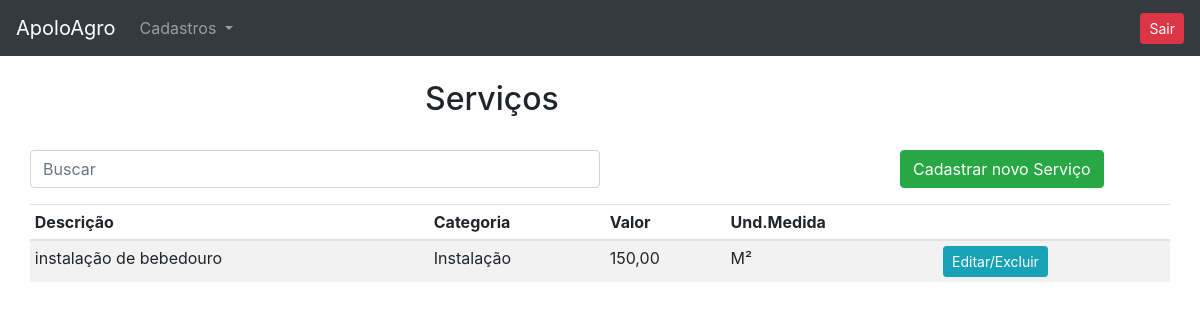
The app's page /servicos/ (signed in) with its own data.
### cadastros/models.py (models this page shows, shortened)
class Servicos(models.Model):
    descricao = models.CharField(max_length=50)
    valor = models.DecimalField(max_digits=10, decimal_places=2)
    observacao = models.TextField(blank=True, null=True)
    categoria = models.ForeignKey(Categorias, on_delete=models.DO_NOTHING)
    und = models.ForeignKey(UnidadeMedida, on_delete=models.DO_NOTHING)
    class Meta:
        verbose_name = 'Servico'

class Categorias(models.Model):
    descricao = models.CharField(max_length=50)
    produto = models.BooleanField(default=False)
    servico = models.BooleanField(default=False)
    class Meta:
        verbose_name = 'Categoria'
    def __str__(self):
        return self.descricao

class UnidadeMedida(models.Model):
    descricao = models.CharField(max_length=30)
    sigla = models.CharField(max_length=4)
    class Meta:
        verbose_name = 'UnidadeMedida'

### cadastros/views.py (the view)
# urls.py: path('servicos/', views.servicos, name='servicos'),
def servicos(request):
    if request.session.get('usuario'):
        servico = Servicos.objects.order_by('-id')
        return render(request, 'servicos.html', {'servicos': servico, 'usuario_logado': request.session.get('usuario')})
    else:
        return redirect('/login/?status=2')

### cadastros/templates/servicos.html (shortened to what this page needs)
{% extends 'base.html' %}
{% block 'conteudo' %}
<div class="container">
      <div class="row">
        <div class="col-md-4">
        </div>
        <div class="col-md">
            <br>
            <h2>Serviços</h2>
        </div>
      </div>
    <br>
        <div class="row">
            <div class="col-md-6">
                <form action="" method="GET">
                    <div class="form-group row">
                        <input class="form-control" type="search" id="search-input" placeholder="Buscar" name="termo">
                    </div>
                </form>
            </div>
            <div class="col-md"></div>
            <div class="col-md">
                <a href="{% url 'cria_servico' %}" type="button" class="btn btn-success">Cadastrar novo Serviço</a>
            </div>
        </div>
    <div class="row">
        <table class="table table-striped table-sm">
          <thead>
            <tr>
              <th scope="col">Descrição</th>
              <th scope="col">Categoria</th>
              <th scope="col">Valor</th>
              <th scope="col">Und.Medida</th>
              <th scope="col">  </th>
            </tr>
          </thead>
          <tbody>
            {% for serv in servicos %}
                <tr>
                  <td>{{ serv.descricao }}</td>
                  <td>{{ serv.categoria}}</td>
                  <td>{{ serv.valor }}</td>
                  <td>{{ serv.und.sigla }}</td>
                  <td><a href="{% url 'edita_servico' serv.id %}" type="button" class="btn btn-info btn-sm">Editar/Excluir</a></td>
                </tr>
            {% endfor %}
          </tbody>
        </table>
    </div>
</div>
{% endblock %}

### records on screen
Servicos: descricao "instalação de bebedouro", categoria "Instalação", valor "150,00", und.sigla "M²"
